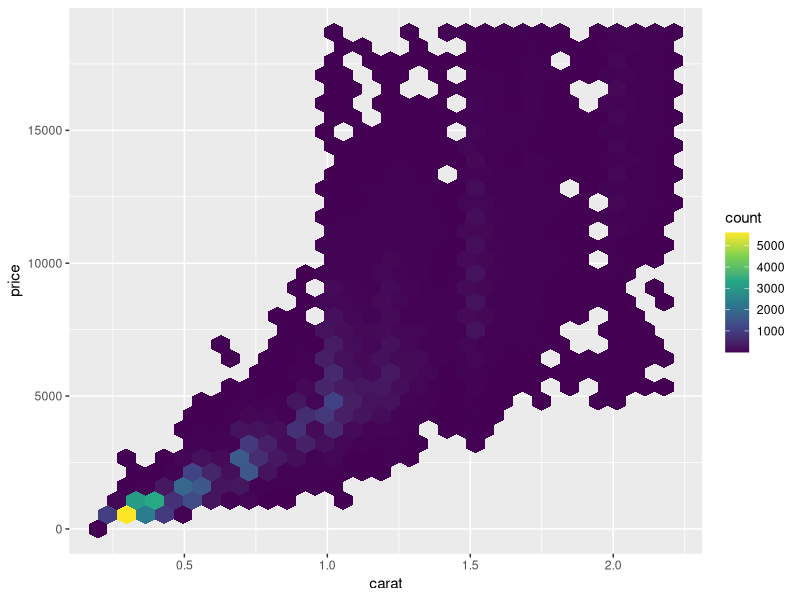
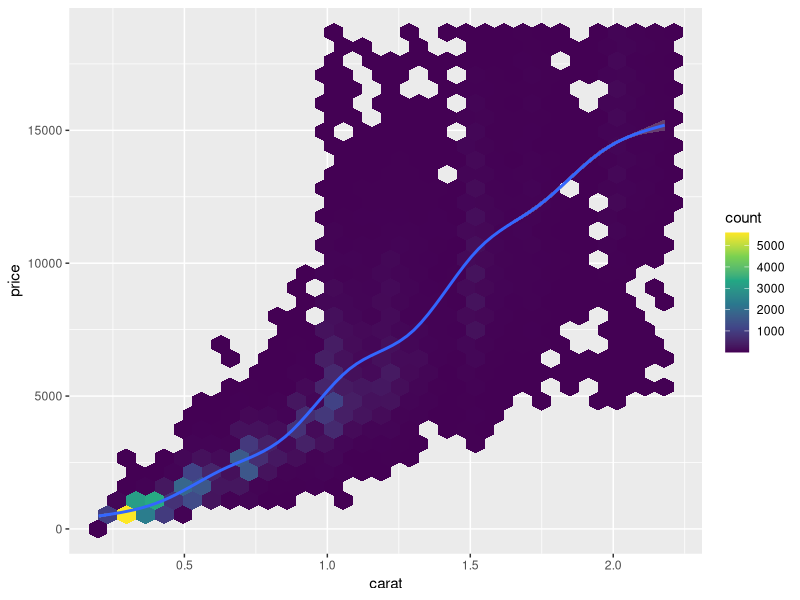
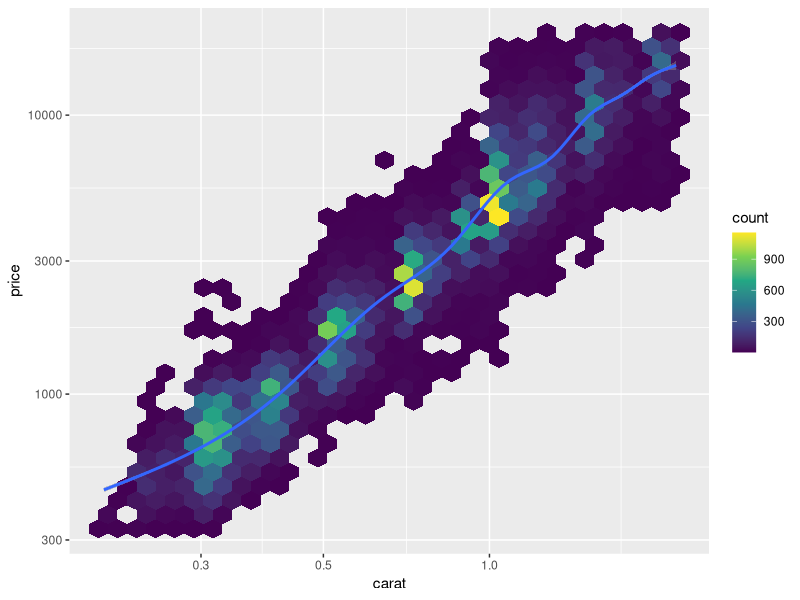
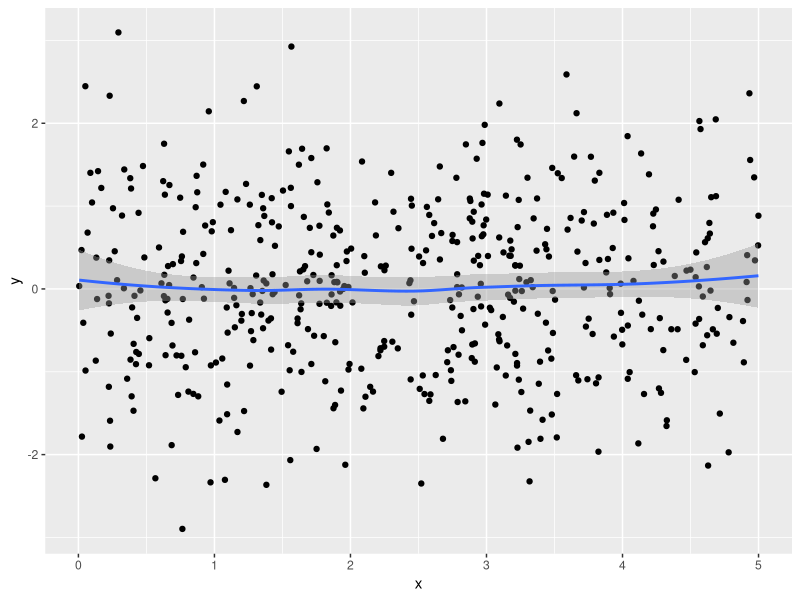
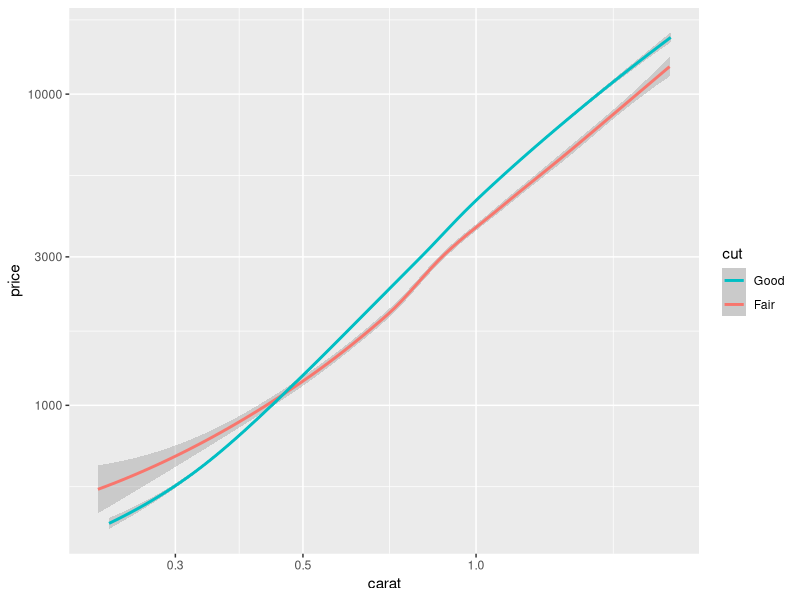
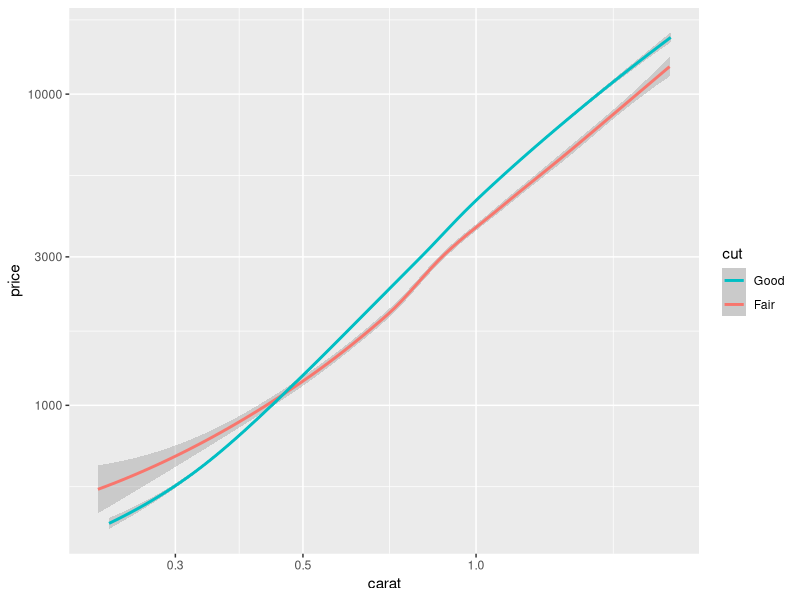
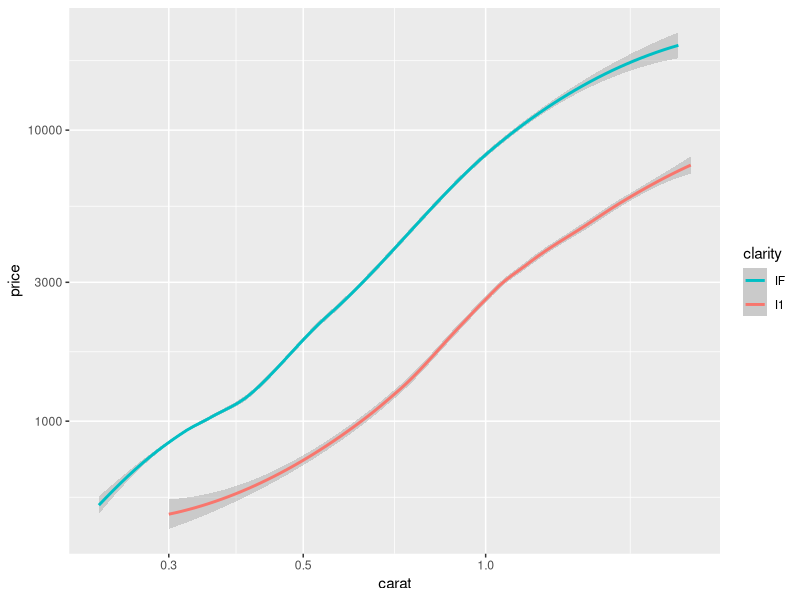
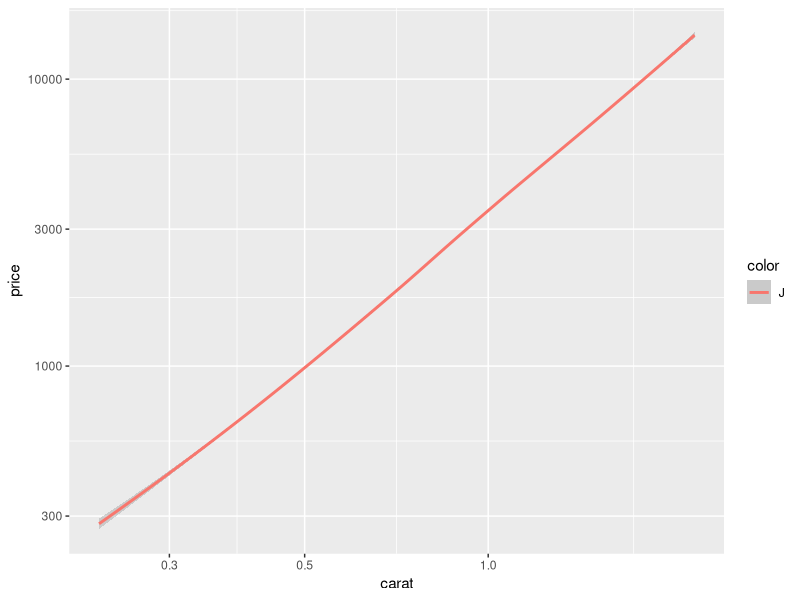

Recreate these plots in R, in order.
## ---- chunk 1
library(tidyverse)
## ---- chunk 2
y ~ x_1
class(y ~ x_1)
## ---- chunk 3
df <- 
  diamonds %>% 
  filter(x > 0, y > 0, z > 0) %>% 
  filter(y < 20, z < 10) %>% 
  filter(carat <= quantile(.$carat, probs = 0.99)) %>% 
  mutate(color = fct_rev(color))
## ---- chunk 4
df %>% 
  ggplot(aes(carat, price)) +
  geom_hex() +
  scale_fill_viridis_c()
## ---- chunk 5
df %>% 
  ggplot(aes(carat, price)) +
  geom_hex() +
  geom_smooth() +
  scale_fill_viridis_c()
## ---- chunk 6
df %>% 
  ggplot(aes(carat, price)) +
  geom_hex() +
  geom_smooth() +
  scale_x_log10() +
  scale_y_log10() +
  scale_fill_viridis_c()
## ---- chunk 7
set.seed(234)

tibble(
  x = runif(n = 500, min = 0, max = 5),
  y = rnorm(n = 500)
) %>% 
  ggplot(aes(x, y)) +
  geom_point() +
  geom_smooth(method = "loess", formula = y ~ x)
## ---- chunk 8
plot_discrete <- function(var, data = df) {
  data %>% 
    ggplot(aes(carat, price, color = {{var}})) +
    geom_smooth(method = "loess", formula = y ~ x) +
    scale_x_log10() +
    scale_y_log10() +
    scale_color_discrete(guide = guide_legend(reverse = TRUE))
}

plot_discrete(cut)
## ---- chunk 9
f_cut <- function(cut) {
  case_when(
    cut == "Fair"      ~ 0,
    cut == "Good"      ~ a_cut_Good,
    cut == "Very Good" ~ a_cut_Very_Good,
    cut == "Premium"   ~ a_cut_Premium,
    cut == "Ideal"     ~ a_cut_Ideal
  )
}
## ---- chunk 10
plot_discrete(cut)
## ---- chunk 11
plot_discrete(clarity)
## ---- chunk 12
plot_discrete(color)
## ---- chunk 13
df %>% 
  mutate(color_combined = fct_collapse(color, DEFG = c("D", "E", "F", "G"))) %>% 
  plot_discrete(color_combined, data = .)
